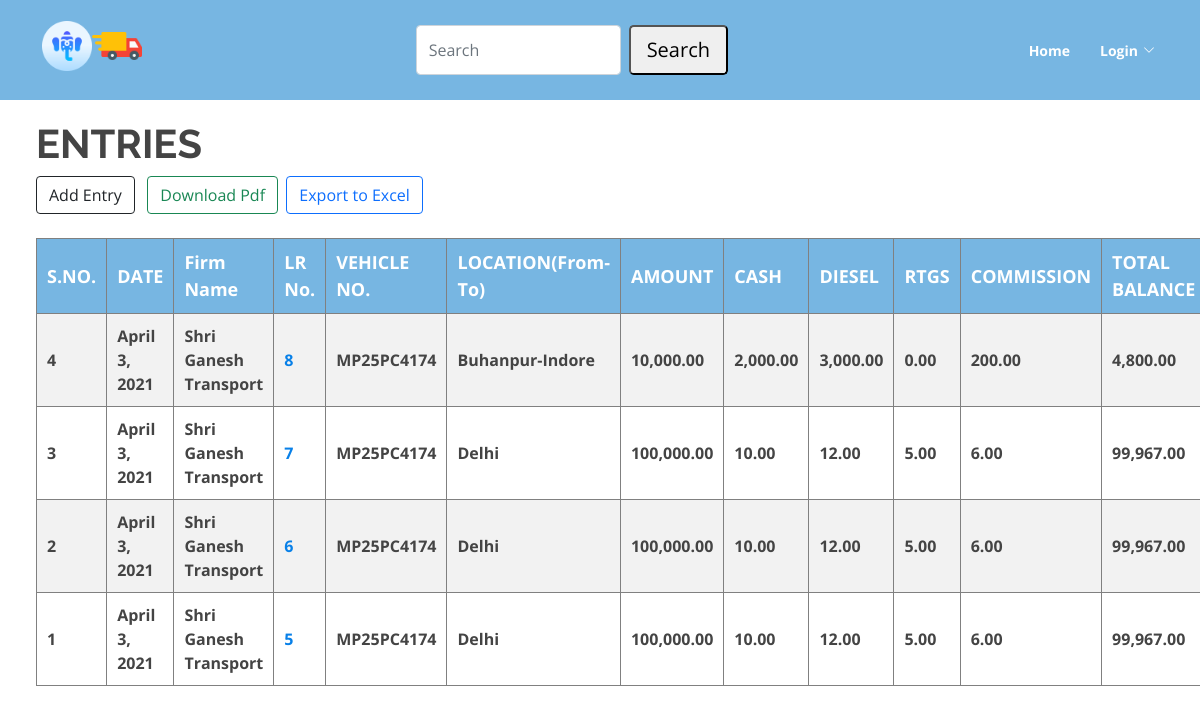
Page /showresult/ on the committed database.
### sgt_App/models.py (models this page shows, shortened)
class Entries(models.Model):
    STATUS_CHOICES = (('pending', 'Pending'), ('done', 'Done'),('cancle', 'Cancle'))
    FIRM_CHOICES = (('new gandhi roadline', 'New Gandhi Roadline'), ('shri ganesh roadline','Shri Ganesh Roadline'))
    date = models.DateField()
    lr_no = models.IntegerField(primary_key=True,unique=True)
    vehicle_no = models.CharField(max_length=100,db_index=True)
    location = models.CharField(max_length=200,db_index=True)
    slug = models.SlugField(max_length=200,db_index=True)
    amount = models.DecimalField(max_digits=10,decimal_places=2)
    cash = models.DecimalField(max_digits=10,decimal_places=2)
    diesel = models.DecimalField(max_digits=10,decimal_places=2)
    rtgs = models.DecimalField(max_digits=10,decimal_places=2)
    commission = models.DecimalField(max_digits=10,decimal_places=2)
    total_balance = models.DecimalField(max_digits=10,decimal_places=2)
    status = models.CharField(max_length=10, choices=STATUS_CHOICES, default='done')
    firm_name = models.CharField(max_length=50, choices=FIRM_CHOICES, default='shri ganesh roadline')
    class Meta:
        db_table = 'entries'
    def get_absolute_url(self):
        return reverse('entry_detail', args=[self.lr_no])

### sgt_App/views.py (the view)
# urls.py: path('showresult/', views.showresult, name='showresult'),  # Search by from-to date
def showresult(request):
    if request.method == 'POST':
        fromdate = request.POST.get('fromdate')
        todate = request.POST.get('todate')
        searchresult = Entries.objects.raw(
            'select date,firm_name,lr_no,vehicle_no,location,amount,cash,diesel,rtgs,commission,status from entries where date between "' + fromdate + '" and "' + todate + '"')
        return render(request, 'date_search.html',
                      {'search_results': searchresult, 'from_date': fromdate, 'to_date': todate})
    else:
        entry = Entries.objects.order_by('-lr_no')
        my_dict = {'search_results': entry}
        return render(request, 'search.html', context=my_dict)

### templates/search.html (shortened to what this page needs)
{% extends 'base1.html' %}
{% load static %}
{% load humanize %}
{% block content %}
    <div>
        <div class="res_list" style="overflow-x: auto">
            <h1 style="font-weight: bold">ENTRIES&nbsp;
            </h1>
            <div>
                {% if search_results %}
                    <a href="{% url 'add_entry' %}" class="btn btn-outline-dark">Add Entry</a>&nbsp;&nbsp;
                    <a href="{% url 'search_result_pdf' %}?query={{ query }}" class="btn btn-outline-success">Download
                        Pdf</a>&nbsp;
                    <a href="{% url 'export_excel' %}?excel={{ query }}" class="btn btn-outline-primary">Export to
                        Excel</a>&nbsp;&nbsp;<br><br>
                    <table>
                        <tr class="table_header">
                            <th>S.NO.</th>
                            <th>DATE</th>
                            <th>Firm Name</th>
                            <th>LR No.</th>
                            <th>VEHICLE NO.</th>
                            <th>LOCATION(From-To)</th>
                            <th>AMOUNT</th>
                            <th>CASH</th>
                            <th>DIESEL</th>
                            <th>RTGS</th>
                            <th>COMMISSION</th>
                            <th>TOTAL BALANCE</th>
                        </tr>
                        {% for entry in search_results %}
                            <tr>
                                <th>{{ forloop.revcounter }}</th>
                                <th>{{ entry.date }}</th>
                                <th>{{ entry.firm_name|title }}</th>
                                <th><a href="{{ entry.get_absolute_url }}">{{ entry.lr_no }}</a></th>
                                <th>{{ entry.vehicle_no|upper }}</th>
                                <th>{{ entry.location|title }}</th>
                                <th>{{ entry.amount|intcomma }}</th>
                                <th>{{ entry.cash|intcomma }}</th>
                                <th>{{ entry.diesel|intcomma }}</th>
                                <th>{{ entry.rtgs|intcomma }}</th>
                                <th>{{ entry.commission|intcomma }}</th>
                                <th>{{ entry.total_balance|intcomma }}</th>
                            </tr>
                        {% endfor %}
                    </table><br><br><br>
                {% else %}
                    <h2>No Search Result Found!!!</h2>
                {% endif %}
            </div>
        </div>
    </div>
{% endblock content %}

### templates/base1.html (shortened to what this page needs)
{% load static %}
<!DOCTYPE html>
<html lang="en">
<head>
    <link rel="stylesheet" href="{% static 'assets/css/style.css' %}">
    <link href="{% static "assets/vendor/animate.css/animate.min.css" %}" rel="stylesheet">
    <link href="{% static "assets/vendor/aos/aos.css" %}" rel="stylesheet">
    <link href="{% static "assets/vendor/bootstrap/css/bootstrap.min.css" %}" rel="stylesheet">
    <link href="{% static "assets/vendor/bootstrap-icons/bootstrap-icons.css" %}" rel="stylesheet">
    <link href="{% static "assets/vendor/boxicons/css/boxicons.min.css" %}" rel="stylesheet">
    <link href="{% static "assets/vendor/glightbox/css/glightbox.min.css" %}" rel="stylesheet">
    <link href="{% static "assets/vendor/remixicon/remixicon.css" %}" rel="stylesheet">
    <link href="{% static "assets/vendor/swiper/swiper-bundle.min.css" %}" rel="stylesheet">
    <link href="{% static "assets/css/style.css" %}" rel="stylesheet">
</head>
<body>
<header id="header" class="fixed-top d-flex align-items-center ">
    <div class="container d-flex align-items-center justify-content-between">
        <h4><img src="{% static 'images/icons/ganesha.png' %}" style="width: 50px;height: 50px"><img
                src="{% static 'images/icons/delivery-truck.png' %}" style="width: 50px;height: 50px"></h4>
        <div>
            <form class="d-flex" method="get" action="{% url 'search' %}">
                <input class="form-control me-2" type="search" placeholder="Search" aria-label="Search" name="search"
                       id="search" required>
                <button class="btn-lg" type="submit">Search</button>
            </form>
        </div>
        <nav id="navbar" class="navbar">
            <ul style="font-weight: bold">
                <li><a class="nav-link scrollto" href="/">Home</a></li>
                {% if user.is_authenticated %}
                    <li class="dropdown"><a href="#"><span class="bi bi-person-circle">Profile</span> <i
                            class="bi bi-chevron-down"></i></a>
                        <ul>
                            <li><a href="#">Welcome '{{ request.user|upper }}'</a></li>
                            <li><a href="/accounts/logout">Logout</a></li>
                        </ul>
                    </li>
                {% else %}
                    <li class="dropdown"><a href="#"><span>Login</span> <i class="bi bi-chevron-down"></i></a>
                    </li>
                {% endif %}
            </ul>
        </nav>
    </div>
</header>
</body>
</html>
{% block content %}
{% endblock %}

### static/assets/css/style.css (style rules this page uses)
body { font-family: "Open Sans", sans-serif; color: #444444; }
a { text-decoration: none; color: #0880e8; }
h1, h2, h3, h4, h5, h6 { font-family: "Raleway", sans-serif; }
#header { transition: all 0.5s; z-index: 997; height: 100px; top: 0px; background-color: #77b6e2; }
.navbar { padding: 0; }
.navbar ul { margin: 0; padding: 0; display: flex; list-style: none; align-items: center; }
.navbar li { position: relative; }
.navbar > ul > li { position: relative; white-space: nowrap; padding: 10px 0 10px 24px; }
.navbar a { display: flex; align-items: center; justify-content: space-between; padding: 0 3px; font-size: 14px; color: white; white-space: nowrap; transition: 0.3s; position: relative; }
.navbar a i { font-size: 12px; line-height: 0; margin-left: 5px; }
.navbar > ul > li > a:before { content: ""; position: absolute; width: 100%; height: 2px; bottom: -5px; left: 0; background-color: #f6b024; visibility: hidden; width: 0px; transition: all 0.3s ease-in-out 0s; }
table { width: 90%; border-spacing: 0; border-collapse: collapse; }
table th, table td { text-align: left; padding: 10px; margin: 0; border: 1px solid gray; }
tr:nth-child(even) { background-color: #f2f2f2 }
.res_list { margin-top: 10%; margin-left: 3%; }
.table_header { font-size: 18px; color: white; font-weight: bold; background-color: #77b6e2; }

### rows in the picture
Entries: date "April 3, 2021", firm_name "Shri Ganesh Transport", lr_no "8", vehicle_no "MP25PC4174", location "Buhanpur-Indore", amount "10,000.00", cash "2,000.00", diesel "3,000.00", rtgs "0.00", commission "200.00", total_balance "4,800.00"
Entries: date "April 3, 2021", firm_name "Shri Ganesh Transport", lr_no "7", vehicle_no "MP25PC4174", location "Delhi", amount "100,000.00", cash "10.00", diesel "12.00", rtgs "5.00", commission "6.00", total_balance "99,967.00"
Entries: date "April 3, 2021", firm_name "Shri Ganesh Transport", lr_no "6", vehicle_no "MP25PC4174", location "Delhi", amount "100,000.00", cash "10.00", diesel "12.00", rtgs "5.00", commission "6.00", total_balance "99,967.00"
Entries: date "April 3, 2021", firm_name "Shri Ganesh Transport", lr_no "5", vehicle_no "MP25PC4174", location "Delhi", amount "100,000.00", cash "10.00", diesel "12.00", rtgs "5.00", commission "6.00", total_balance "99,967.00"
